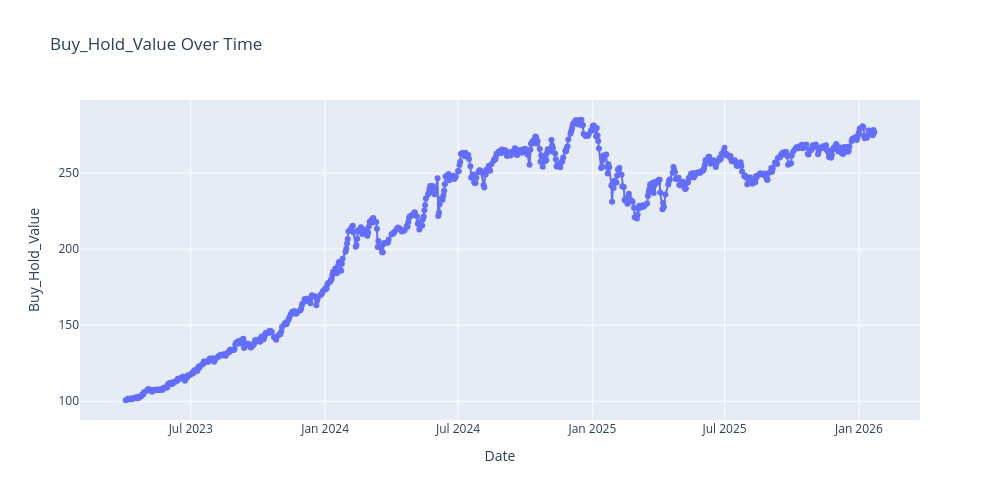

The code cell stored with this chart in its notebook:
### Code cell
final_df = prepare_and_process_portfolio(
    input_file="Stocks/Nifty_500_2025_Apr_20_stocks_results/master_momentum_summary.xlsx",
    start_date="2023-04-01",
    end_date=date.today().strftime('%Y-%m-%d'),
    output_folder="Trials",
    process_portfolio=process_portfolio
)

import plotly.express as px

# ✅ Group by Date and calculate total portfolio value
portfolio_summary = (
    final_df.groupby("Date", as_index=False)["Buy_Hold_Value"].sum()
)

# ✅ Plot with Plotly
fig = px.line(
    portfolio_summary,
    x="Date",
    y="Buy_Hold_Value",
    title="Buy_Hold_Value Over Time",
    labels={"Date": "Date", "Buy_Hold_Value": "Buy_Hold_Value"},
    markers=True
)

fig.update_traces(line=dict(width=2))
fig.update_layout(width=1000,   # 🔑 width
                  height=500)    # 🔑 height

fig.show()

### Figure 1 — Plotly figure (JSON) as saved in the notebook; plotly's stock layout.template omitted (floating-point values rounded to 4 significant figures; data arrays with more than 128 entries replaced by an {"elided": "..."} marker saying what was removed)
{"data": [{"hovertemplate": "Date=%{x}<br>Buy_Hold_Value=%{y}<extra></extra>", "legendgroup": "", "line": {"color": "#636efa", "dash": "solid", "width": 2}, "marker": {"symbol": "circle"}, "mode": "lines+markers", "name": "", "orientation": "v", "showlegend": false, "type": "scatter", "x": {"elided": "697 str values"}, "xaxis": "x", "y": {"elided": "697 float values"}, "yaxis": "y"}], "layout": {"height": 500, "legend": {"tracegroupgap": 0}, "title": {"text": "Buy_Hold_Value Over Time"}, "width": 1000, "xaxis": {"anchor": "y", "domain": [0, 1], "title": {"text": "Date"}}, "yaxis": {"anchor": "x", "domain": [0, 1], "title": {"text": "Buy_Hold_Value"}}}}
